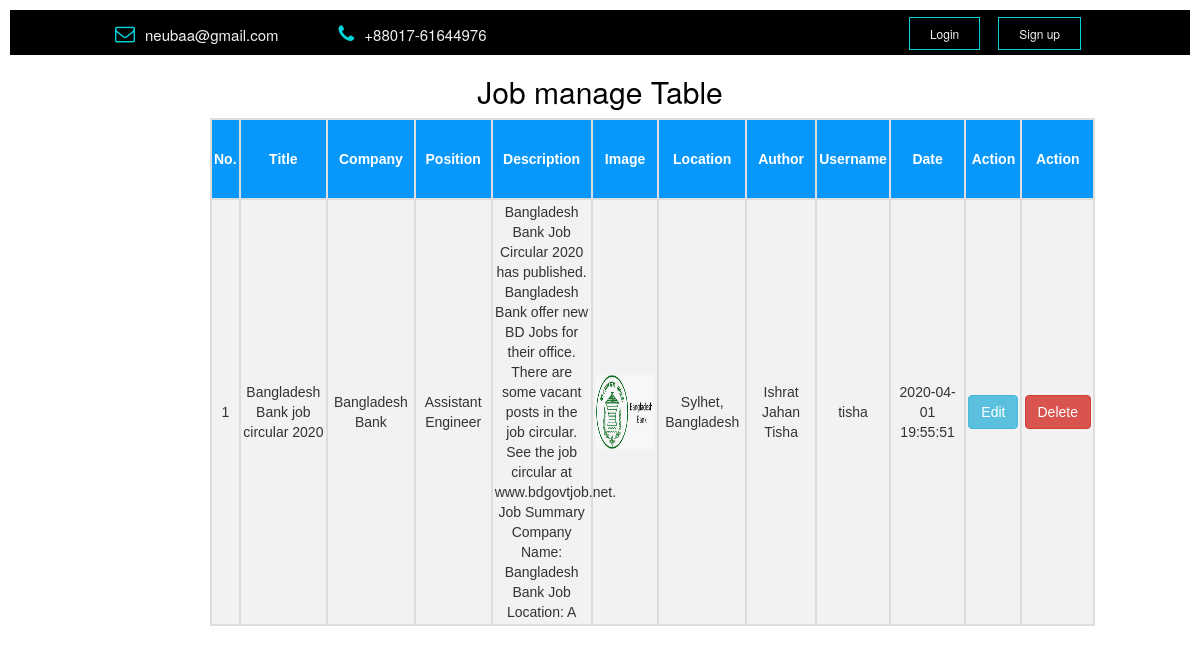
Page /admin/managejobuser.php?user=tisha on the committed database.
### tables this page shows
CREATE TABLE `job` (
  `id` int(11) NOT NULL,
  `title` varchar(100) DEFAULT NULL,
  `company` varchar(100) DEFAULT NULL,
  `position` varchar(100) DEFAULT NULL,
  `description` varchar(255) DEFAULT NULL,
  `link` varchar(255) DEFAULT NULL,
  `date` timestamp NULL DEFAULT current_timestamp(),
  `image` varchar(100) DEFAULT NULL,
  `location` varchar(100) DEFAULT NULL,
  `author` varchar(55) NOT NULL,
  `username` varchar(100) NOT NULL
);

### admin/managejobuser.php (the view, shortened to what this page needs)
<?php
    include("dbconnect.php");
    if (isset($_GET['user']))
    {
    $user = $_GET['user'];
    $result = mysqli_query($con, "SELECT * FROM job WHERE username = '$user'");
    }
?>
  <div style="text-align: center;color:black;"><h2>Job manage Table</h2></div>
	<table id="customers">
  <tr>
    <th>No.</th>
    <th>Title</th>
    <th>Company</th>
    <th>Position</th>
    <th>Description</th>
    <th>Image</th>
    <th>Location</th>
    <th>Author</th>
    <th>Username</th>
    <th>Date</th>
    <th>Action</th>
    <th>Action</th>
  </tr>
  <?php
    $id=1;
    while($row = mysqli_fetch_array($result)){
      ?>
      <tr>
      <td><?php echo $id; ?></td>
      <td><?php echo $row["title"]; ?></td>
      <td><?php echo $row["company"]; ?></td>
      <td><?php echo $row["position"]; ?></td>
      <td><?php echo $row["description"]; ?></td>
      <td><img src="<?php echo $row["image"]; ?>" alt="photo" width="100" height="80"></td>
      <td><?php echo $row["location"]; ?></td>
      <td><?php echo $row["author"]; ?></td>
      <td><?php echo $row["username"]; ?></td>
      <td><?php echo $row["date"]; ?></td>
      <td> <a href="jobupdate.php?update=<?php echo $row['id']; ?>" class="btn btn-info">Edit</a></td>
      <td><a href="process2.php?delete=<?php echo $row['id']; ?>" class="btn btn-danger">Delete</a>
      </td>
      </tr>
      <?php
      $id++;
    }
  ?>

### admin/css1/style.css (style rules this page uses)
* { box-sizing: border-box; }
body { font-family: Arial, Helvetica, sans-serif; margin: 0px; padding: 10px; background-color: white; }

### admin/css1/contact.css (style rules this page uses)
* { margin:0px; padding:0px; }
*, *:after, *:before { -webkit-box-sizing: border-box; -moz-box-sizing: border-box; -ms-box-sizing:border-box; -o-box-sizing:border-box; box-sizing: border-box; }
body { background: #ffffff; color: #333; font-weight: normal; font-size: 1em; font-family: 'Roboto', Arial, sans-serif; }

### admin/css1/career.css (style rules this page uses)
img { width: 100%; height: 100%; }

### admin/css1/createpost.css (style rules this page uses)
* { margin:0px; padding:0px; }
*, *:after, *:before { -webkit-box-sizing: border-box; -moz-box-sizing: border-box; -ms-box-sizing:border-box; -o-box-sizing:border-box; box-sizing: border-box; }
body { background: #ffffff; color: #333; font-weight: normal; font-size: 1em; font-family: 'Roboto', Arial, sans-serif; }

### admin/css1/job.css (style rules this page uses)
img { width: 100%; height: 100%; }

### admin/css1/table.css (style rules this page uses)
#customers { font-family: "Trebuchet MS", Arial, Helvetica, sans-serif; border-collapse: collapse; width: 75%; margin: 2px 200px; }
#customers td, #customers th { border: 2px solid #ddd; padding: 2px; max-width: 100px; height: 80px; text-align: center; }
#customers tr:nth-child(even) { background-color: #f2f2f2; }
#customers th { padding-top: 12px; padding-bottom: 12px; background-color: #0898fc ; color: white; }

### rows in the picture
job: title "Bangladesh Bank job circular 2020", company "Bangladesh Bank", position "Assistant Engineer", description "Bangladesh Bank Job Circular 2020 has published. Bangladesh Bank offer new BD Jobs for their office. There are some vacant posts in the job circular. See the job circular at www.bdgovtjob.net. Job Summary Company Name: Bangladesh Bank Job Location: A", image (picture), location "Sylhet, Bangladesh", author "Ishrat Jahan Tisha", username "tisha", date "2020-04-01 19:55:51"
